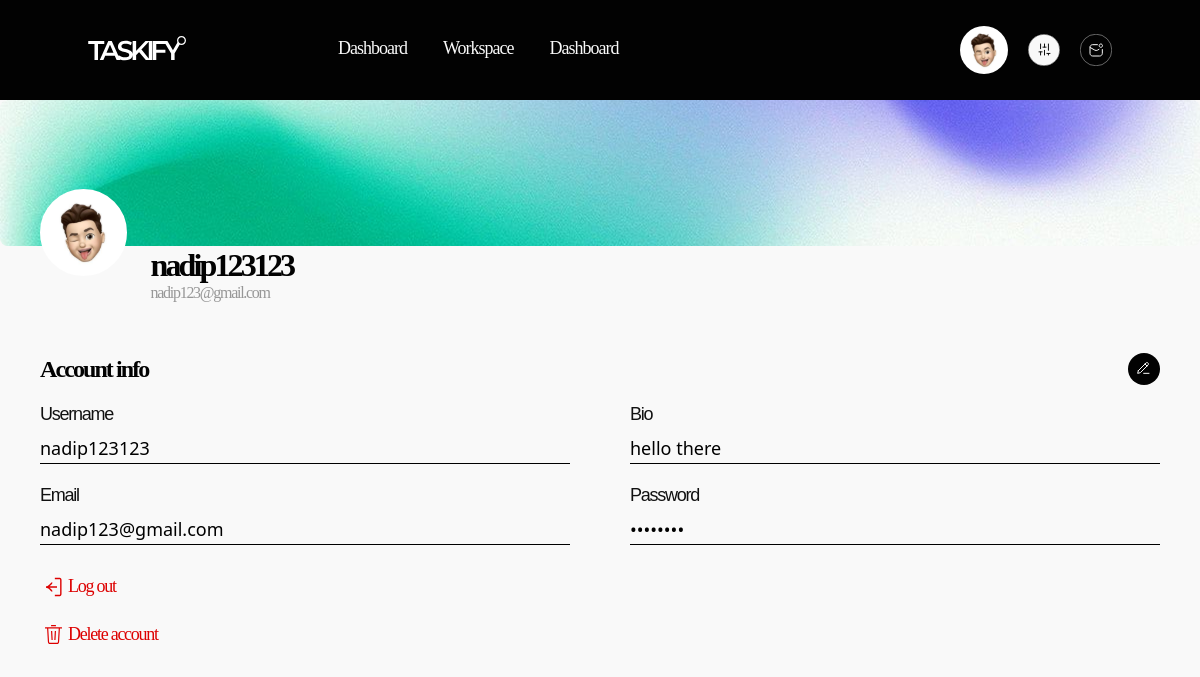
The page /frontend/setting.php (signed in) on the database its author committed.
### tables this page shows
CREATE TABLE `users` (
  `id` int NOT NULL,
  `username` varchar(50) NOT NULL,
  `email` varchar(100) NOT NULL,
  `password` varchar(255) NOT NULL,
  `profile_picture` varchar(255) DEFAULT NULL,
  `cover_picture` varchar(255) DEFAULT NULL,
  `created_at` timestamp NULL DEFAULT CURRENT_TIMESTAMP,
  `bio` text
);

### frontend/setting.php (the view, shortened to what this page needs)
<?php
require_once '../backend/db.php';
$user_id = $_SESSION['id_user'];
$stmt = $conn->prepare("SELECT username, email, bio, profile_picture, cover_picture FROM users WHERE id = ?");
$stmt->bind_param("i", $user_id);
$stmt->execute();
$stmt->bind_result($username, $email, $bio, $profile_picture, $cover_picture);
?>
<!DOCTYPE html>
<html>
  <head>
    <link href="../src/style.css" rel="stylesheet" />
  </head>
  <body class="bg-primary">
    <nav class="h-[100px] bg-accent">
      <div class="container mx-auto flex justify-between">
        <div class="h-[100px] flex items-center">
          <img src="../src/asset/icon/logo-white.svg" alt="logo">
          <ul class="ml-[152px] flex font-mont text-[18px] font-light tracking-[-1px] text-primary gap-9 h-[100px]">
            <li class="flex items-center border-b-4 hover:border-shade border-accent"><a href="Dashboard.php">Dashboard</a></li>
            <li class="flex items-center border-b-4 border-accent hover:border-shade transition-all duration-300"><a href="">Workspace</a></li>
            <li class="flex items-center border-b-4 border-accent hover:border-shade transition-all duration-300"><a href="">Dashboard</a></li>
          </ul>
        </div>
        <div class="flex items-center">
          <ul class="flex gap-5 hh-[100px] items-center">
            <li><button class="flex items-center"><img src="../src/asset/icon/profile.svg" alt=""></button></li>
            <li><a href="setting.php"><img src="../src/asset/icon/setting-white.svg" alt=""></a></li>
            <li><button class="flex items-center"><img src="../src/asset/icon/notif.svg" alt=""></button></li>
          </ul>
        </div>
      </div>
    </nav>
    <div>
      <?php if (!empty($cover_picture) && $cover_picture !== ''): ?>
        <img src="../src/asset/img/<?= htmlspecialchars($cover_picture) ?>" alt="Cover Picture" class="w-full max-h-48 object-cover rounded-lg" />
      <?php else: ?>
        <img src="../src/asset/img/gradient.png" alt="Default Cover Picture" class="w-full max-h-48 object-cover rounded-lg" />
      <?php endif; ?>
    </div>
    <div class="max-w-[1120px] mx-auto">
      <div class="w-full space-x-6 flex -mt-[57px]">
          <div class="flex flex-row">
            <div>
              <?php if (!empty($profile_picture)): ?>
                <img src="../<?= htmlspecialchars($profile_picture) ?>" alt="Profile Picture" class="max-h-24 rounded-lg" />
              <?php else: ?>
                <img src="../src/asset/img/profile.svg" alt="Default Profile Picture" class="max-h-24 rounded-lg" />
              <?php endif; ?>
            </div>
          </div>
          <div class="flex mt-[52px] w-full items-center">
            <div>
              <h1 class="font-mont text-[32px] font-semibold tracking-[-2.88px] text-accent"><?= htmlspecialchars($username) ?></h1>
              <h1 class="font-mont text-[16px] font-normal tracking-[-1.28px] text-inactive -mt-2"><?= htmlspecialchars($email) ?></h1>
            </div>
          </div>
      </div>
      <div class="mt-12">
        <div class="flex items-center justify-between">
          <h1 class="font-mont text-2xl text-accent font-semibold tracking-[-1.92px]">Account info</h1>
          <a href="edit-profile.php" class="cursor-pointer">
            <img src="../src/asset/icon/edit.svg" alt="edit">
          </a>
        </div>
          <div class="grid grid-cols-2 gap-x-[60px] gap-y-[18px] mt-4">
            <div>
              <label class="block font-dm text-[18px] text-shade tracking-[-1.26px] mb-1 font-[300px]">Username</label>
              <input type="text" value="<?= htmlspecialchars($username) ?>" class="w-full border-b border-black outline-none focus:ring-0 h-8  text-[18px]" disabled />
            </div>
            <div>
              <label class="block font-dm text-[18px] text-shade tracking-[-1.26px] mb-1 font-[300px]">Bio</label>
              <input type="text" value="<?= htmlspecialchars($bio ?? '') ?>" class="w-full border-b border-black outline-none focus:ring-0 h-8  text-[18px]" disabled />
            </div>
            <div>
              <label class="block font-dm text-[18px] text-shade tracking-[-1.26px] mb-1 font-[300px]">Email</label>
              <input type="text" value="<?= htmlspecialchars($email) ?>" class="w-full border-b border-black outline-none focus:ring-0 h-8  text-[18px]" disabled />
            </div>
            <div>
              <label class="block font-dm text-[18px] text-shade tracking-[-1.26px] mb-1 font-[300px]">Password</label>
              <input type="password" value="********" class="w-full border-b border-black outline-none focus:ring-0 h-8  text-[18px]" disabled />
            </div>
          </div>
        <div class="space-y-3 mt-6">
          <form method="post">
            <button type="submit" name="logout" class="py-1 pr-2 flex cursor-pointer">
              <img src="../src/asset/icon/logout.svg" alt="">
              <span class="font-mont text-[18px] font-normal tracking-[-1.26px] text-warn">Log out</span>
            </button>
          </form>
          <form method="post" onsubmit="return confirm('Are you sure you want to delete your account? This action cannot be undone.');">
            <button type="submit" name="delete_account" class="py-1 pr-2 flex cursor-pointer">
              <img src="../src/asset/icon/delete.svg" alt="">
              <span class="font-mont text-[18px] font-normal tracking-[-1.26px] text-warn">Delete account</span>
            </button>
          </form>
        </div>
      </div>
    </div>
  </body>
</html>

### rows shown on the page
users: cover_picture (picture), username "nadip123123", email "nadip123@gmail.com", bio "hello there"
